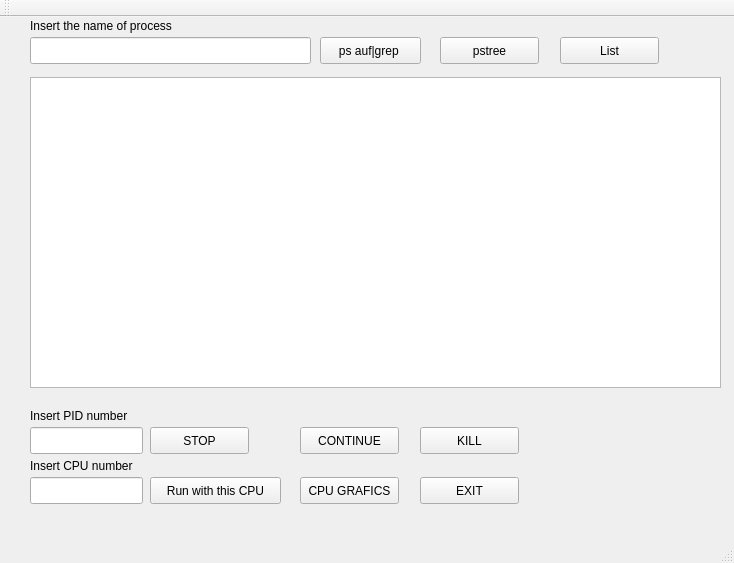
<?xml version="1.0" encoding="UTF-8"?>
<ui version="4.0">
 <class>MainWindow</class>
 <widget class="QMainWindow" name="MainWindow">
  <property name="geometry">
   <rect>
    <x>0</x>
    <y>0</y>
    <width>734</width>
    <height>563</height>
   </rect>
  </property>
  <property name="windowTitle">
   <string>MainWindow</string>
  </property>
  <widget class="QWidget" name="centralWidget">
   <widget class="QLineEdit" name="lineEditProcess">
    <property name="geometry">
     <rect>
      <x>30</x>
      <y>20</y>
      <width>281</width>
      <height>27</height>
     </rect>
    </property>
    <property name="text">
     <string/>
    </property>
   </widget>
   <widget class="QLabel" name="label_3">
    <property name="geometry">
     <rect>
      <x>30</x>
      <y>0</y>
      <width>191</width>
      <height>17</height>
     </rect>
    </property>
    <property name="text">
     <string>Insert the name of process</string>
    </property>
   </widget>
   <widget class="QTextEdit" name="textEdit">
    <property name="geometry">
     <rect>
      <x>30</x>
      <y>60</y>
      <width>691</width>
      <height>311</height>
     </rect>
    </property>
    <property name="acceptRichText">
     <bool>true</bool>
    </property>
    <property name="textInteractionFlags">
     <set>Qt::NoTextInteraction</set>
    </property>
   </widget>
   <widget class="QPushButton" name="pushButtonPstree">
    <property name="geometry">
     <rect>
      <x>440</x>
      <y>20</y>
      <width>99</width>
      <height>27</height>
     </rect>
    </property>
    <property name="text">
     <string>pstree</string>
    </property>
   </widget>
   <widget class="QPushButton" name="pushButtonGrep">
    <property name="geometry">
     <rect>
      <x>320</x>
      <y>20</y>
      <width>101</width>
      <height>27</height>
     </rect>
    </property>
    <property name="text">
     <string>ps auf|grep </string>
    </property>
   </widget>
   <widget class="QLabel" name="label_2">
    <property name="geometry">
     <rect>
      <x>30</x>
      <y>440</y>
      <width>141</width>
      <height>17</height>
     </rect>
    </property>
    <property name="text">
     <string>Insert CPU number</string>
    </property>
   </widget>
   <widget class="QPushButton" name="pushButtonCONTINUE">
    <property name="geometry">
     <rect>
      <x>300</x>
      <y>410</y>
      <width>99</width>
      <height>27</height>
     </rect>
    </property>
    <property name="text">
     <string>CONTINUE</string>
    </property>
   </widget>
   <widget class="QPushButton" name="pushButtonCPU">
    <property name="geometry">
     <rect>
      <x>150</x>
      <y>460</y>
      <width>131</width>
      <height>27</height>
     </rect>
    </property>
    <property name="text">
     <string>Run with this CPU</string>
    </property>
   </widget>
   <widget class="QLineEdit" name="lineEditCPU">
    <property name="geometry">
     <rect>
      <x>30</x>
      <y>460</y>
      <width>113</width>
      <height>27</height>
     </rect>
    </property>
    <property name="text">
     <string/>
    </property>
   </widget>
   <widget class="QLineEdit" name="lineEditPID">
    <property name="geometry">
     <rect>
      <x>30</x>
      <y>410</y>
      <width>113</width>
      <height>27</height>
     </rect>
    </property>
    <property name="text">
     <string/>
    </property>
   </widget>
   <widget class="QPushButton" name="pushButtonEXIT">
    <property name="geometry">
     <rect>
      <x>420</x>
      <y>460</y>
      <width>99</width>
      <height>27</height>
     </rect>
    </property>
    <property name="text">
     <string>EXIT</string>
    </property>
   </widget>
   <widget class="QPushButton" name="pushButtonKILL">
    <property name="geometry">
     <rect>
      <x>420</x>
      <y>410</y>
      <width>99</width>
      <height>27</height>
     </rect>
    </property>
    <property name="text">
     <string>KILL</string>
    </property>
   </widget>
   <widget class="QPushButton" name="pushButtonSTOP">
    <property name="geometry">
     <rect>
      <x>150</x>
      <y>410</y>
      <width>99</width>
      <height>27</height>
     </rect>
    </property>
    <property name="text">
     <string>STOP</string>
    </property>
   </widget>
   <widget class="QLabel" name="label">
    <property name="geometry">
     <rect>
      <x>30</x>
      <y>390</y>
      <width>131</width>
      <height>17</height>
     </rect>
    </property>
    <property name="text">
     <string>Insert PID number</string>
    </property>
   </widget>
   <widget class="QPushButton" name="pushButtonCPUGRAFICS">
    <property name="geometry">
     <rect>
      <x>300</x>
      <y>460</y>
      <width>99</width>
      <height>27</height>
     </rect>
    </property>
    <property name="text">
     <string>CPU GRAFICS</string>
    </property>
   </widget>
   <widget class="QPushButton" name="pushButtonALL">
    <property name="geometry">
     <rect>
      <x>560</x>
      <y>20</y>
      <width>99</width>
      <height>27</height>
     </rect>
    </property>
    <property name="accessibleName">
     <string/>
    </property>
    <property name="text">
     <string>List</string>
    </property>
   </widget>
  </widget>
  <widget class="QMenuBar" name="menuBar">
   <property name="geometry">
    <rect>
     <x>0</x>
     <y>0</y>
     <width>734</width>
     <height>25</height>
    </rect>
   </property>
  </widget>
  <widget class="QToolBar" name="mainToolBar">
   <attribute name="toolBarArea">
    <enum>TopToolBarArea</enum>
   </attribute>
   <attribute name="toolBarBreak">
    <bool>false</bool>
   </attribute>
  </widget>
  <widget class="QStatusBar" name="statusBar"/>
 </widget>
 <layoutdefault spacing="6" margin="11"/>
 <resources/>
 <connections/>
</ui>
